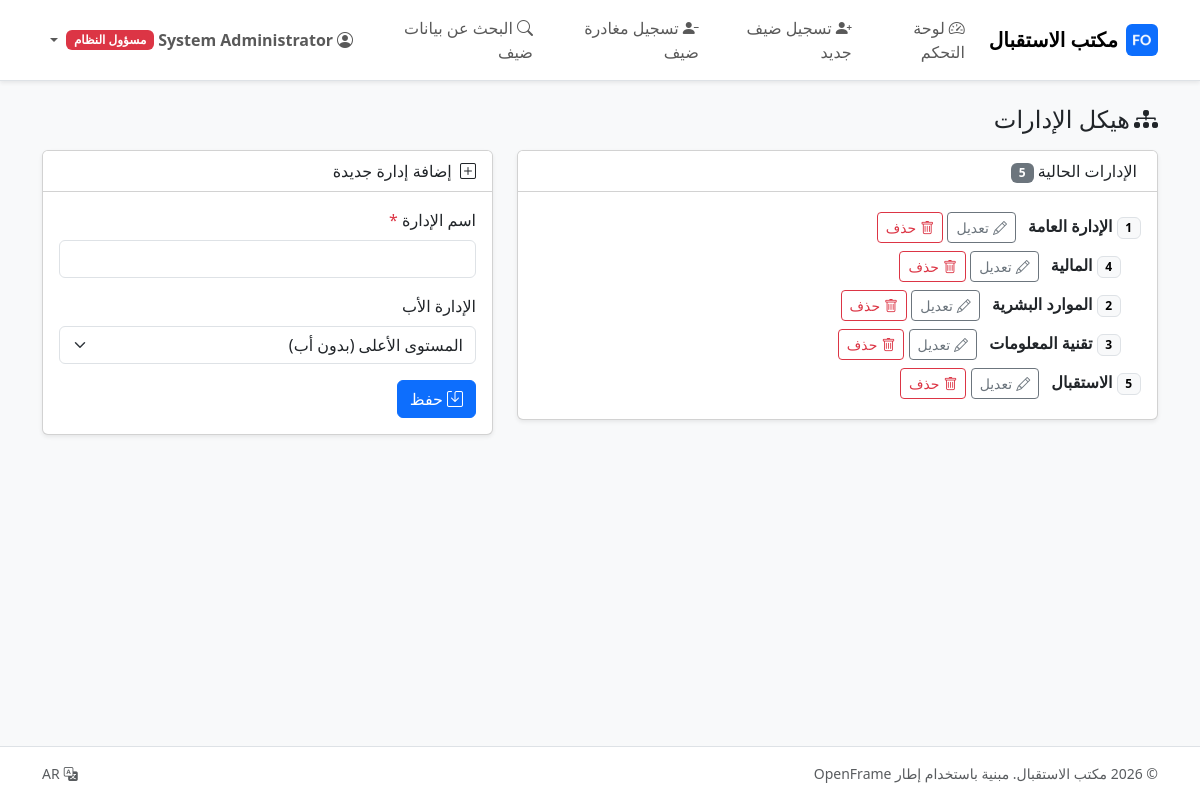
The app's page /index.php?module=departments (signed in) with its own data.
### tables this page shows
CREATE TABLE users (
    id            INT UNSIGNED NOT NULL AUTO_INCREMENT,
    username      VARCHAR(50)  NOT NULL,
    full_name     VARCHAR(100) NOT NULL,
    password_hash VARCHAR(255) NOT NULL,
    level_id      INT UNSIGNED NOT NULL,
    active        TINYINT(1)   NOT NULL DEFAULT 1,
    created_at    DATETIME     NOT NULL DEFAULT CURRENT_TIMESTAMP,
    PRIMARY KEY (id),
    UNIQUE KEY uq_users_username (username),
    CONSTRAINT fk_users_level FOREIGN KEY (level_id) REFERENCES user_levels (id)
);

CREATE TABLE user_levels (
    id      INT UNSIGNED NOT NULL AUTO_INCREMENT,
    code    VARCHAR(20)  NOT NULL,
    name_ar VARCHAR(60)  NOT NULL,
    name_en VARCHAR(60)  NOT NULL,
    PRIMARY KEY (id),
    UNIQUE KEY uq_user_levels_code (code)
);

CREATE TABLE departments (
    id         INT UNSIGNED NOT NULL AUTO_INCREMENT,
    name       VARCHAR(100) NOT NULL,
    parent_id  INT UNSIGNED NULL DEFAULT NULL,
    created_at DATETIME     NOT NULL DEFAULT CURRENT_TIMESTAMP,
    PRIMARY KEY (id),
    KEY idx_departments_parent (parent_id),
    CONSTRAINT fk_departments_parent
        FOREIGN KEY (parent_id) REFERENCES departments (id) ON DELETE SET NULL
);

### modules/departments/index.php (the view, shortened to what the rows shown need)
<?php
$departments = db_rows('SELECT id, name, parent_id FROM departments ORDER BY name ASC');
$children = array();
foreach ($departments as $dept) {
    $parent = $dept['parent_id'] === null ? 0 : (int) $dept['parent_id'];
    $children[$parent][] = $dept;
}
function render_department_tree($parentId, $children, $depth = 0)
{
    if (empty($children[$parentId])) {
        return;
    }
    echo '<ul>';
    foreach ($children[$parentId] as $node) {
        echo '<li class="py-1">';
        echo '<span class="badge text-bg-light border me-1">' . (int) $node['id'] . '</span>';
        echo '<strong>' . e($node['name']) . '</strong> ';
        echo '<a class="btn btn-sm btn-outline-secondary ms-2" href="'
            . e(url('index.php?module=departments&edit=' . (int) $node['id'])) . '">'
            . '<i class="bi bi-pencil me-1"></i>' . e(lang('common.edit')) . '</a> ';
        echo '<form method="post" class="d-inline" onsubmit="return confirm(\''
            . e(lang('departments.delete_confirm')) . '\');">'
            . csrf_field()
            . '<input type="hidden" name="action" value="delete">'
            . '<input type="hidden" name="id" value="' . (int) $node['id'] . '">'
            . '<button type="submit" class="btn btn-sm btn-outline-danger">'
            . '<i class="bi bi-trash me-1"></i>' . e(lang('common.delete')) . '</button>'
            . '</form>';
        echo '</li>';
        render_department_tree((int) $node['id'], $children, $depth + 1);
    }
    echo '</ul>';
}
?>
<h1 class="h4 mb-3">
    <i class="bi bi-diagram-3-fill me-1"></i><?php echo e(lang('departments.title')); ?>
</h1>
<div class="row g-4">
    <div class="col-lg-7">
        <div class="card shadow-sm">
            <div class="card-body of-tree">
                <?php if (!$departments): ?>
                    <p class="text-muted mb-0"><?php echo e(lang('departments.empty')); ?></p>
                <?php else: ?>
                    <?php render_department_tree(0, $children); ?>
                <?php endif; ?>
            </div>
        </div>
    </div>
</div>

### includes/header.php (shortened to what the rows shown need)
<?php
$user        = current_user();
$rtl         = is_rtl();
$cssFile     = $rtl ? 'assets/css/bootstrap.rtl.min.css' : 'assets/css/bootstrap.min.css';
?>
<!DOCTYPE html>
<html lang="<?php echo e(current_lang()); ?>" dir="<?php echo $rtl ? 'rtl' : 'ltr'; ?>">
<head>
    <link rel="stylesheet" href="<?php echo e(url($cssFile)); ?>">
    <link rel="stylesheet" href="<?php echo e(url('assets/css/bootstrap-icons.min.css')); ?>">
    <link rel="stylesheet" href="<?php echo e(url('assets/css/app.css')); ?>">
</head>
<body class="d-flex flex-column min-vh-100 bg-body-tertiary">
<nav class="navbar navbar-expand-lg bg-body border-bottom shadow-sm">
    <div class="container">
        <div class="collapse navbar-collapse" id="mainNav">
            <ul class="navbar-nav align-items-lg-center">
                <?php if ($user !== null): ?>
                    <li class="nav-item dropdown">
                        <a class="nav-link dropdown-toggle of-user-toggle d-flex align-items-center gap-1 fw-semibold"
                           href="#" data-bs-toggle="dropdown" aria-expanded="false">
                            <i class="bi bi-person-circle"></i>
                            <span><?php echo e($user['full_name']); ?></span>
                            <span class="badge text-bg-<?php echo is_admin() ? 'danger' : 'secondary'; ?>">
                                <?php echo e(is_rtl() ? $user['level_name_ar'] : $user['level_name_en']); ?>
                            </span>
                        </a>
                    </li>
                <?php endif; ?>
            </ul>
        </div>
    </div>
</nav>
<main class="container flex-grow-1 py-4">

### records on screen
users: full_name "System Administrator", level.name_ar "مسؤول النظام"
departments: id "1", name "الإدارة العامة"
departments: id "4", name "المالية"
departments: id "2", name "الموارد البشرية"
departments: id "3", name "تقنية المعلومات"
departments: id "5", name "الاستقبال"

### other values on screen
app_name() "مكتب الاستقبال"
is_rtl() ? $module['name_ar'] : $module['name'] "لوحة التحكم"
is_rtl() ? $module['name_ar'] : $module['name'] "تسجيل ضيف جديد"
is_rtl() ? $module['name_ar'] : $module['name'] "تسجيل مغادرة ضيف"
is_rtl() ? $module['name_ar'] : $module['name'] "البحث عن بيانات ضيف"
lang('departments.title') "هيكل الإدارات"
lang('departments.current') "الإدارات الحالية"
count($departments) "5"
$edit ? lang('departments.edit_title') : lang('departments.add_title') "إضافة إدارة جديدة"
lang('departments.name') "اسم الإدارة"
lang('departments.parent') "الإدارة الأب"
lang('common.save') "حفظ"
lang('common.powered_by') "مبنية باستخدام إطار OpenFrame"
current_lang() "AR"
form field parent_id "المستوى الأعلى (بدون أب)"
